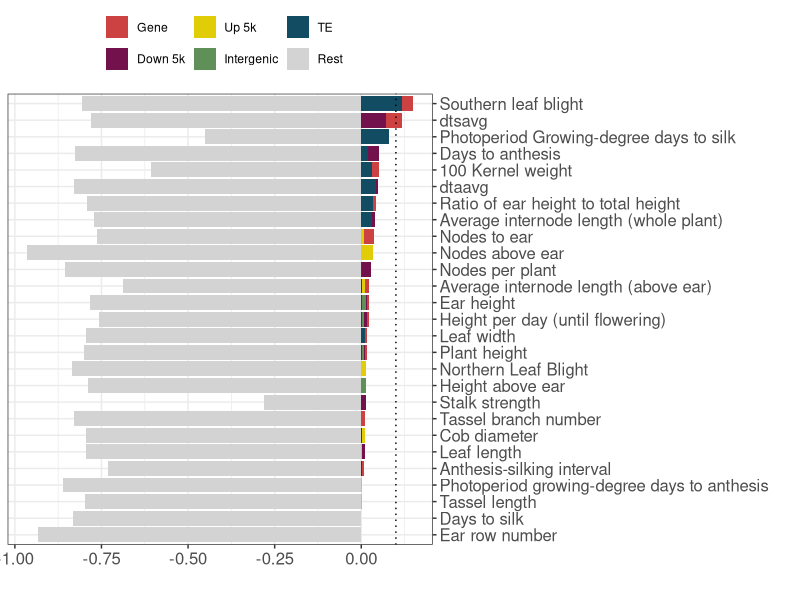
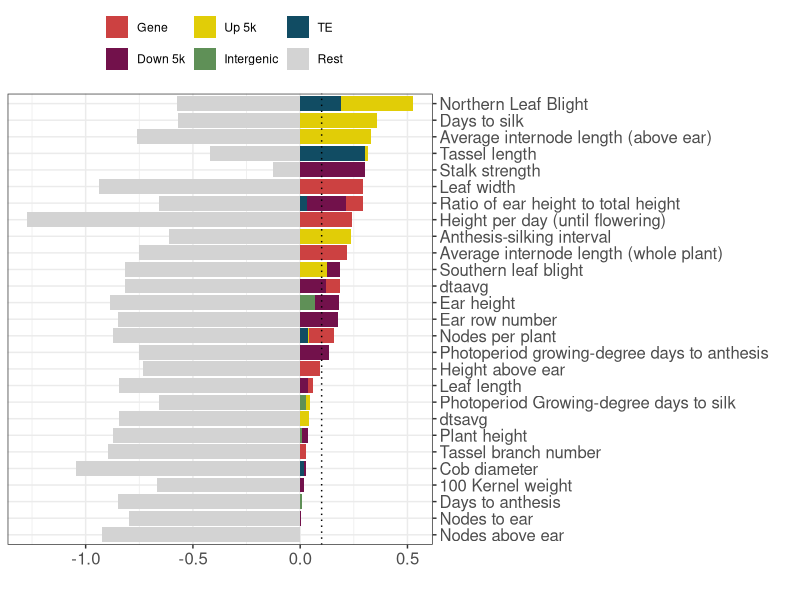
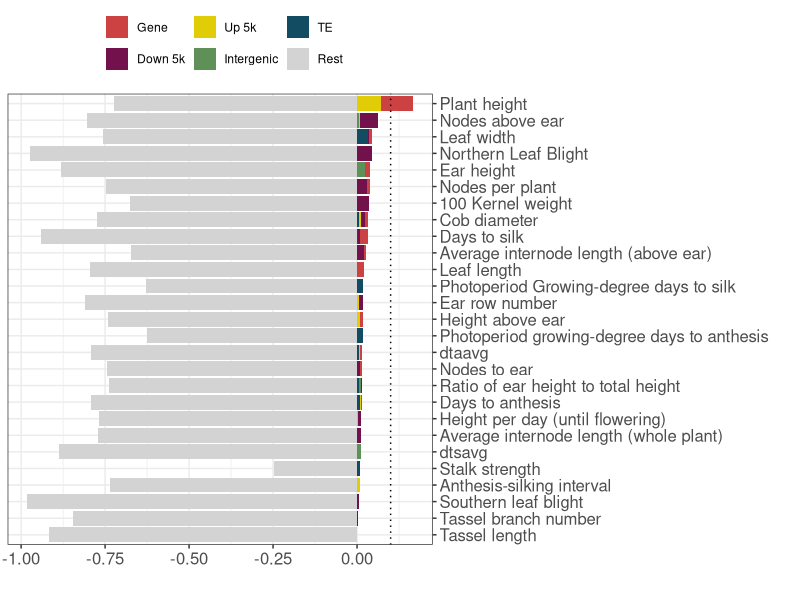
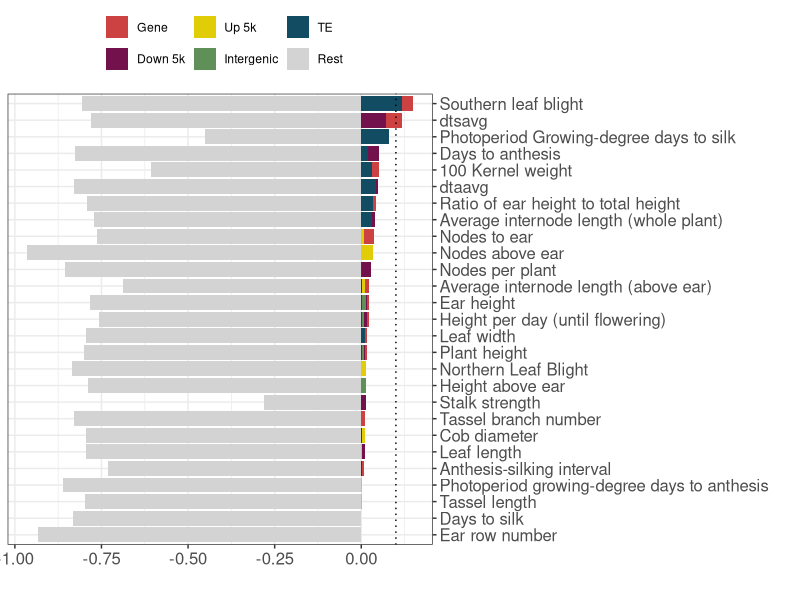
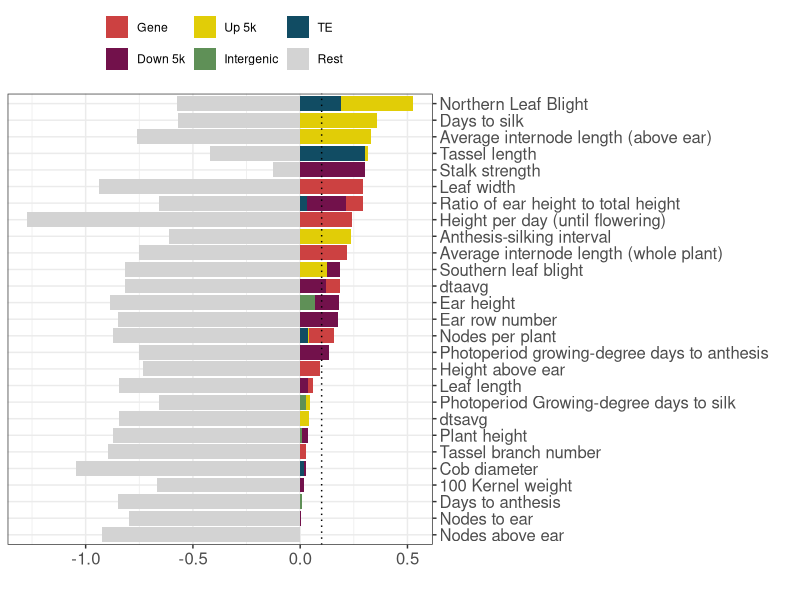

The R script that drew these images, in order:
## ---- chunk 1
knitr::opts_chunk$set(echo = TRUE) 
knitr::opts_knit$set(root.dir=normalizePath('../../')) 
#library(tidyverse)
## ---- chunk 2

library("dplyr")
library("tidyr")
library("ggplot2")


mybarplot <- function(df){
  cg1 <- df
  cg1$trait <- as.character(cg1$trait)
  cg1$pretty_name <- as.character(cg1$pretty_name)
  cg1[is.na(cg1$pretty_name), ]$pretty_name <- cg1[is.na(cg1$pretty_name), ]$trait
  subcg1 <- cg1[, c("pretty_name", "h2", "Her_K6", "Her_K1", "Her_K2", "Her_K3", "Her_K4", "Her_K5")]
  subcg1 <- subcg1[order(subcg1$h2, decreasing = F),]
  subcg1$Her_K6 <- -abs(subcg1$Her_K6)
  subcg1$od <- 1:nrow(subcg1)

  subcg1$pretty_name <- factor(subcg1$pretty_name,  levels=subcg1$pretty_name)
  df <- gather(data=subcg1, key=k, value="var", 3:8)
  
  p <- ggplot(df, aes(x=pretty_name, y=var, fill=k), position = position_stack(reverse = TRUE)) +
    geom_bar(stat="identity") +
    coord_flip() +
    theme_bw() +
    xlab("") +
    ylab("") +
    geom_hline(yintercept=0.1, linetype="dotted") +
    scale_x_discrete(position = "top") +
    geom_vline(xintercept=0.1, linetype="dotted") +
    # https://www.color-hex.com/color-palette/73961
    scale_fill_manual(values=c("#cc4141", "#72114b", "#e1cd07", "#5f9057", "#114c63", "#d3d3d3"),
                      name=c(""),
                      labels=c("Gene", "Down 5k", "Up 5k", "Intergenic", "TE", "Rest")) +
    #scale_fill_discrete(name="", labels=c("Exon", "Intron")) +
    theme(legend.position="top", axis.text=element_text(size=12), axis.title=element_text(size=15) )
  #########
  return(p)
}



chg1 <- read.csv("cache/h2_CHG_teosinte_maize.csv")

pdf("graphs/barplot_CHG_teosinte_maize.pdf", width = 8, height=8)
mybarplot(df=chg1)
dev.off()  

chg2 <- read.csv("cache/h2_CHG_teosinte_landrace.csv")
pdf("graphs/barplot_CHG_teosinte_landrace.pdf", width = 8, height=8)
mybarplot(df=chg2)
dev.off()  

chg3 <- read.csv("cache/h2_CHG_landrace_maize.csv")
pdf("graphs/barplot_CHG_landrace_maize.pdf", width = 8, height=8)
mybarplot(df=chg3)
dev.off()  

## ---- chunk 3
cg1 <- chg2
cg1$trait <- as.character(cg1$trait)
cg1$pretty_name <- as.character(cg1$pretty_name)
cg1[is.na(cg1$pretty_name), ]$pretty_name <- cg1[is.na(cg1$pretty_name), ]$trait
subcg1 <- cg1[, c("pretty_name", "h2", "Her_K6", "Her_K1", "Her_K2", "Her_K3", "Her_K4", "Her_K5")]
subcg1 <- subcg1[order(subcg1$h2, decreasing = F),]
subcg1$Her_K6 <- -abs(subcg1$Her_K6)
subcg1$od <- 1:nrow(subcg1)

subcg1$pretty_name <- factor(subcg1$pretty_name,  levels=subcg1$pretty_name)
df <- gather(data=subcg1, key=k, value="var", 3:8)
  
p <- ggplot(df, aes(x=pretty_name, y=var, fill=k), position = position_stack(reverse = TRUE)) +
    geom_bar(stat="identity") +
    coord_flip() +
    theme_bw() +
    xlab("") +
    ylab("") +
    geom_hline(yintercept=0.1, linetype="dotted") +
    scale_x_discrete(position = "top") +
    geom_vline(xintercept=0.1, linetype="dotted") +
    # https://www.color-hex.com/color-palette/73961
    scale_fill_manual(values=c("#cc4141", "#72114b", "#e1cd07", "#5f9057", "#114c63", "#d3d3d3"),
                      name=c(""),
                      labels=c("Gene", "Down 5k", "Up 5k", "Intergenic", "TE", "Rest")) +
    #scale_fill_discrete(name="", labels=c("Exon", "Intron")) +
    theme(legend.position="top", axis.text=element_text(size=12), axis.title=element_text(size=15) )
#########
p

## ---- chunk 4
cg1 <- chg3
cg1$trait <- as.character(cg1$trait)
cg1$pretty_name <- as.character(cg1$pretty_name)
cg1[is.na(cg1$pretty_name), ]$pretty_name <- cg1[is.na(cg1$pretty_name), ]$trait
subcg1 <- cg1[, c("pretty_name", "h2", "Her_K6", "Her_K1", "Her_K2", "Her_K3", "Her_K4", "Her_K5")]
subcg1 <- subcg1[order(subcg1$h2, decreasing = F),]
subcg1$Her_K6 <- -abs(subcg1$Her_K6)
subcg1$od <- 1:nrow(subcg1)

subcg1$pretty_name <- factor(subcg1$pretty_name,  levels=subcg1$pretty_name)
df <- gather(data=subcg1, key=k, value="var", 3:8)
  
p <- ggplot(df, aes(x=pretty_name, y=var, fill=k), position = position_stack(reverse = TRUE)) +
    geom_bar(stat="identity") +
    coord_flip() +
    theme_bw() +
    xlab("") +
    ylab("") +
    geom_hline(yintercept=0.1, linetype="dotted") +
    scale_x_discrete(position = "top") +
    geom_vline(xintercept=0.1, linetype="dotted") +
    # https://www.color-hex.com/color-palette/73961
    scale_fill_manual(values=c("#cc4141", "#72114b", "#e1cd07", "#5f9057", "#114c63", "#d3d3d3"),
                      name=c(""),
                      labels=c("Gene", "Down 5k", "Up 5k", "Intergenic", "TE", "Rest")) +
    #scale_fill_discrete(name="", labels=c("Exon", "Intron")) +
    theme(legend.position="top", axis.text=element_text(size=12), axis.title=element_text(size=15) )
#########
p
